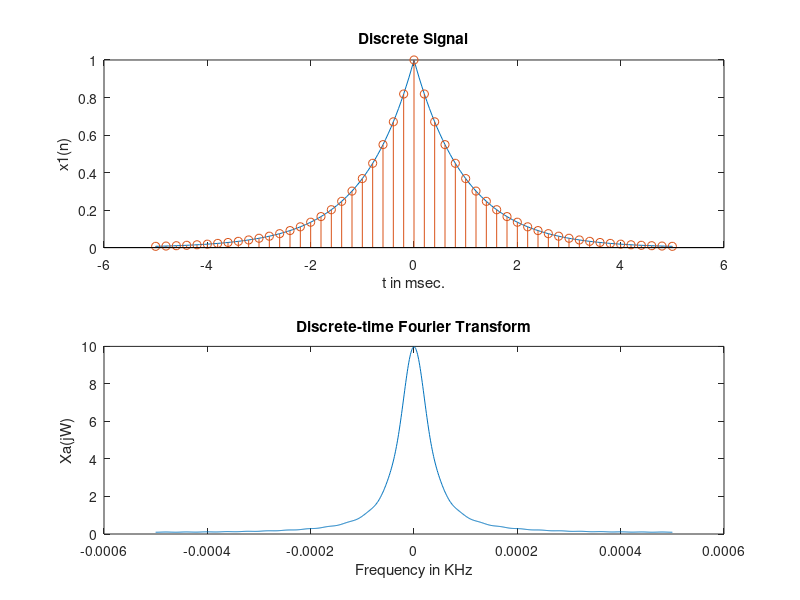

Here is the MATLAB script that generated this plot:
% Analog Signal

Dt = 0.00005;

t = -0.005:Dt:0.005;

xa = exp(-1000*abs(t));

% Discrete-time Signal

Ts = 0.0002; %1/5000

n = -25:1:25;   %-0.005/0.0002 = -25

x = exp(-1000*abs(n*Ts));

% Discrete-time Fourier transform

K = 500; k = 0:1:K; 

w = pi*k/K;        % 501 samples from 0 to pi

X = x * exp(-j*n'*w);

X = real(X);

w = [-fliplr(w), w(2:K+1)];

X = [fliplr(X), X(2:K+1)];

figure,

subplot(2,1,1);plot(t*1000,xa);

xlabel('t in msec.'); ylabel('x1(n)')

title('Discrete Signal'); hold on

stem(n*Ts*1000,x);  hold off

subplot(2,1,2);plot(w/pi,X);

xlabel('Frequency in pi units'); ylabel('X1(w)')

title('Discrete-time Fourier Transform')


subplot(2,1,2);plot(w/(2*pi*1000),X);

xlabel('Frequency in KHz'); ylabel('Xa(jW)')

title('Discrete-time Fourier Transform')



